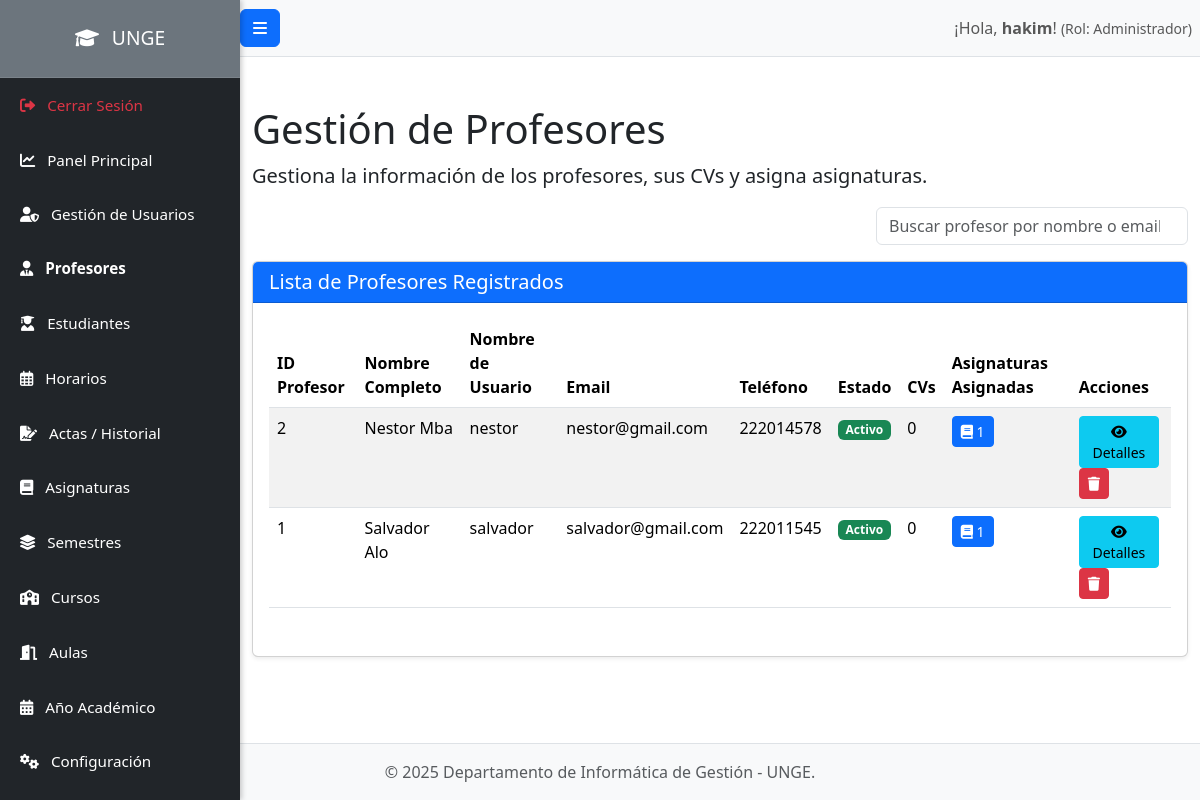
The app's page /admin/profesores.php (signed in) with its own data.
### tables this page shows
CREATE TABLE `profesores` (
  `id` int(11) NOT NULL,
  `id_usuario` int(11) NOT NULL,
  `especialidad` varchar(255) DEFAULT NULL,
  `grado_academico` varchar(100) DEFAULT NULL
);

CREATE TABLE `usuarios` (
  `id` int(11) NOT NULL,
  `nombre_usuario` varchar(100) NOT NULL,
  `password_hash` varchar(255) NOT NULL,
  `id_rol` int(11) NOT NULL,
  `nombre_completo` varchar(255) NOT NULL,
  `email` varchar(255) DEFAULT NULL,
  `telefono` varchar(50) DEFAULT NULL,
  `nip` varchar(50) DEFAULT NULL,
  `estado` enum('Activo','Inactivo','Bloqueado') NOT NULL DEFAULT 'Activo',
  `fecha_registro` datetime DEFAULT current_timestamp()
);

### admin/profesores.php (the view, shortened to what this page needs)
<?php
require_once '../config/database.php';
include_once '../includes/header.php';
try {
    $stmt_profesores = $pdo->query("
        SELECT
            u.id AS user_id,        -- ID de la tabla usuarios
            u.nombre_usuario,
            u.nombre_completo,
            u.email,
            u.telefono,
            u.estado,
            p.id AS profesor_id,    -- ID de la tabla profesores (¡Importante para las acciones de eliminar/detalles!)
            p.especialidad,
            p.grado_academico,
            (SELECT COUNT(*) FROM cvs_profesores WHERE id_profesor = p.id) AS total_cvs, -- Conteo de CVs usando p.id
            (SELECT COUNT(*) FROM profesores_asignaturas_asignadas WHERE id_profesor = p.id) AS total_asignaturas_asignadas
        FROM usuarios u
        JOIN roles r ON u.id_rol = r.id
        JOIN profesores p ON u.id = p.id_usuario
        WHERE r.nombre_rol = 'Profesor'
        ORDER BY u.nombre_completo ASC
    ");
    $profesores = $stmt_profesores->fetchAll(PDO::FETCH_ASSOC);
} catch (PDOException $e) {
    set_flash_message('danger', 'Error al cargar la lista de profesores: ' . $e->getMessage());
    $profesores = [];
    error_log("Error al cargar lista de profesores: " . $e->getMessage());
}
?>
<h1 class="mt-4">Gestión de Profesores</h1>
<p class="lead">Gestiona la información de los profesores, sus CVs y asigna asignaturas.</p>
<div class="d-flex justify-content-end mb-3 align-items-center">
    <div class="col-md-4">
        <input type="search" class="form-control" id="searchInput" placeholder="Buscar profesor por nombre o email...">
    </div>
</div>
<div class="card shadow-sm mb-4">
    <div class="card-header bg-primary text-white">
        <h5 class="mb-0">Lista de Profesores Registrados</h5>
    </div>
    <div class="card-body">
        <div class="table-responsive">
            <table class="table table-hover table-striped" id="professorsTable">
                <thead>
                    <tr>
                        <th>ID Profesor</th>
                        <th>Nombre Completo</th>
                        <th>Nombre de Usuario</th>
                        <th>Email</th>
                        <th>Teléfono</th>
                        <th>Estado</th>
                        <th>CVs</th>
                        <th>Asignaturas Asignadas</th> <th>Acciones</th>
                    </tr>
                </thead>
                <tbody>
                    <?php if (count($profesores) > 0): ?>
                        <?php foreach ($profesores as $profesor): ?>
                            <tr data-profesor_id="<?php echo htmlspecialchars($profesor['profesor_id']); ?>">
                                <td><?php echo htmlspecialchars($profesor['profesor_id']); ?></td>
                                <td><?php echo htmlspecialchars($profesor['nombre_completo']); ?></td>
                                <td><?php echo htmlspecialchars($profesor['nombre_usuario']); ?></td>
                                <td><?php echo htmlspecialchars($profesor['email'] ?? 'N/A'); ?></td>
                                <td><?php echo htmlspecialchars($profesor['telefono'] ?? 'N/A'); ?></td>
                                <td>
                                    <span class="badge <?php
                                        echo ($profesor['estado'] == 'Activo' ? 'bg-success' :
                                            ($profesor['estado'] == 'Inactivo' ? 'bg-warning text-dark' : 'bg-danger')); ?>">
                                        <?php echo htmlspecialchars($profesor['estado']); ?>
                                    </span>
                                </td>
                                <td><?php echo htmlspecialchars($profesor['total_cvs']); ?></td>
                                <td>
                                    <button type="button" class="btn btn-primary btn-sm view-assigned-subjects-btn"
                                            title="Ver Asignaturas Asignadas" data-bs-toggle="modal"
                                            data-bs-target="#professorDetailsModal"
                                            data-profesor_id="<?php echo htmlspecialchars($profesor['profesor_id']); ?>"
                                            data-nombre_completo="<?php echo htmlspecialchars($profesor['nombre_completo']); ?>">
                                        <i class="fas fa-book"></i> <?php echo htmlspecialchars($profesor['total_asignaturas_asignadas']); ?>
                                    </button>
                                </td>
                                <td>
                                    <button type="button" class="btn btn-info btn-sm view-details-btn me-1"
                                            title="Ver Detalles y Gestionar" data-bs-toggle="modal"
                                            data-bs-target="#professorDetailsModal"
                                            data-profesor_id="<?php echo htmlspecialchars($profesor['profesor_id']); ?>"
                                            data-nombre_completo="<?php echo htmlspecialchars($profesor['nombre_completo']); ?>">
                                        <i class="fas fa-eye"></i> Detalles
                                    </button>
                                    <a href="professors.php?action=delete&id=<?php echo htmlspecialchars($profesor['profesor_id']); ?>"
                                        class="btn btn-danger btn-sm delete-btn" title="Eliminar Profesor"
                                        onclick="return confirm('¿Estás seguro de que quieres eliminar a este profesor y todos sus datos asociados (CVs, sugerencias, asignaturas asignadas)? Esta acción es irreversible y solo se permitirá si no tiene horarios asignados.');">
                                        <i class="fas fa-trash"></i>
                                    </a>
                                </td>
                            </tr>
                        <?php endforeach; ?>
                    <?php else: ?>
                        <tr>
                            <td colspan="9" class="text-center">No hay profesores registrados.</td>
                        </tr>
                    <?php endif; ?>
                </tbody>
            </table>
        </div>
    </div>
</div>
<?php include_once '../includes/footer.php'; ?>
<div class="toast-container position-fixed bottom-0 end-0 p-3" style="z-index: 1100;"></div>

### public/css/style.css (style rules this page uses)
body { overflow-x: hidden; }
body { display: flex; flex-direction: column; min-height: 100vh; }
.card { border-radius: 0.5rem; border: none; }
.btn-primary { background-color: #007bff; border-color: #007bff; }
a { color: #007bff; }

### records on screen
profesores: id "2", id_usuario.nombre_completo "Nestor Mba", id_usuario.nombre_usuario "nestor", id_usuario.email "nestor@gmail.com", id_usuario.telefono "222014578", id_usuario.estado "Activo", total_cvs "0", total_asignaturas_asignadas "1"
profesores: id "1", id_usuario.nombre_completo "Salvador Alo", id_usuario.nombre_usuario "salvador", id_usuario.email "salvador@gmail.com", id_usuario.telefono "222011545", id_usuario.estado "Activo", total_cvs "0", total_asignaturas_asignadas "1"

### other values on screen
$_SESSION['username'] "hakim"
$_SESSION['user_role'] "Administrador"
